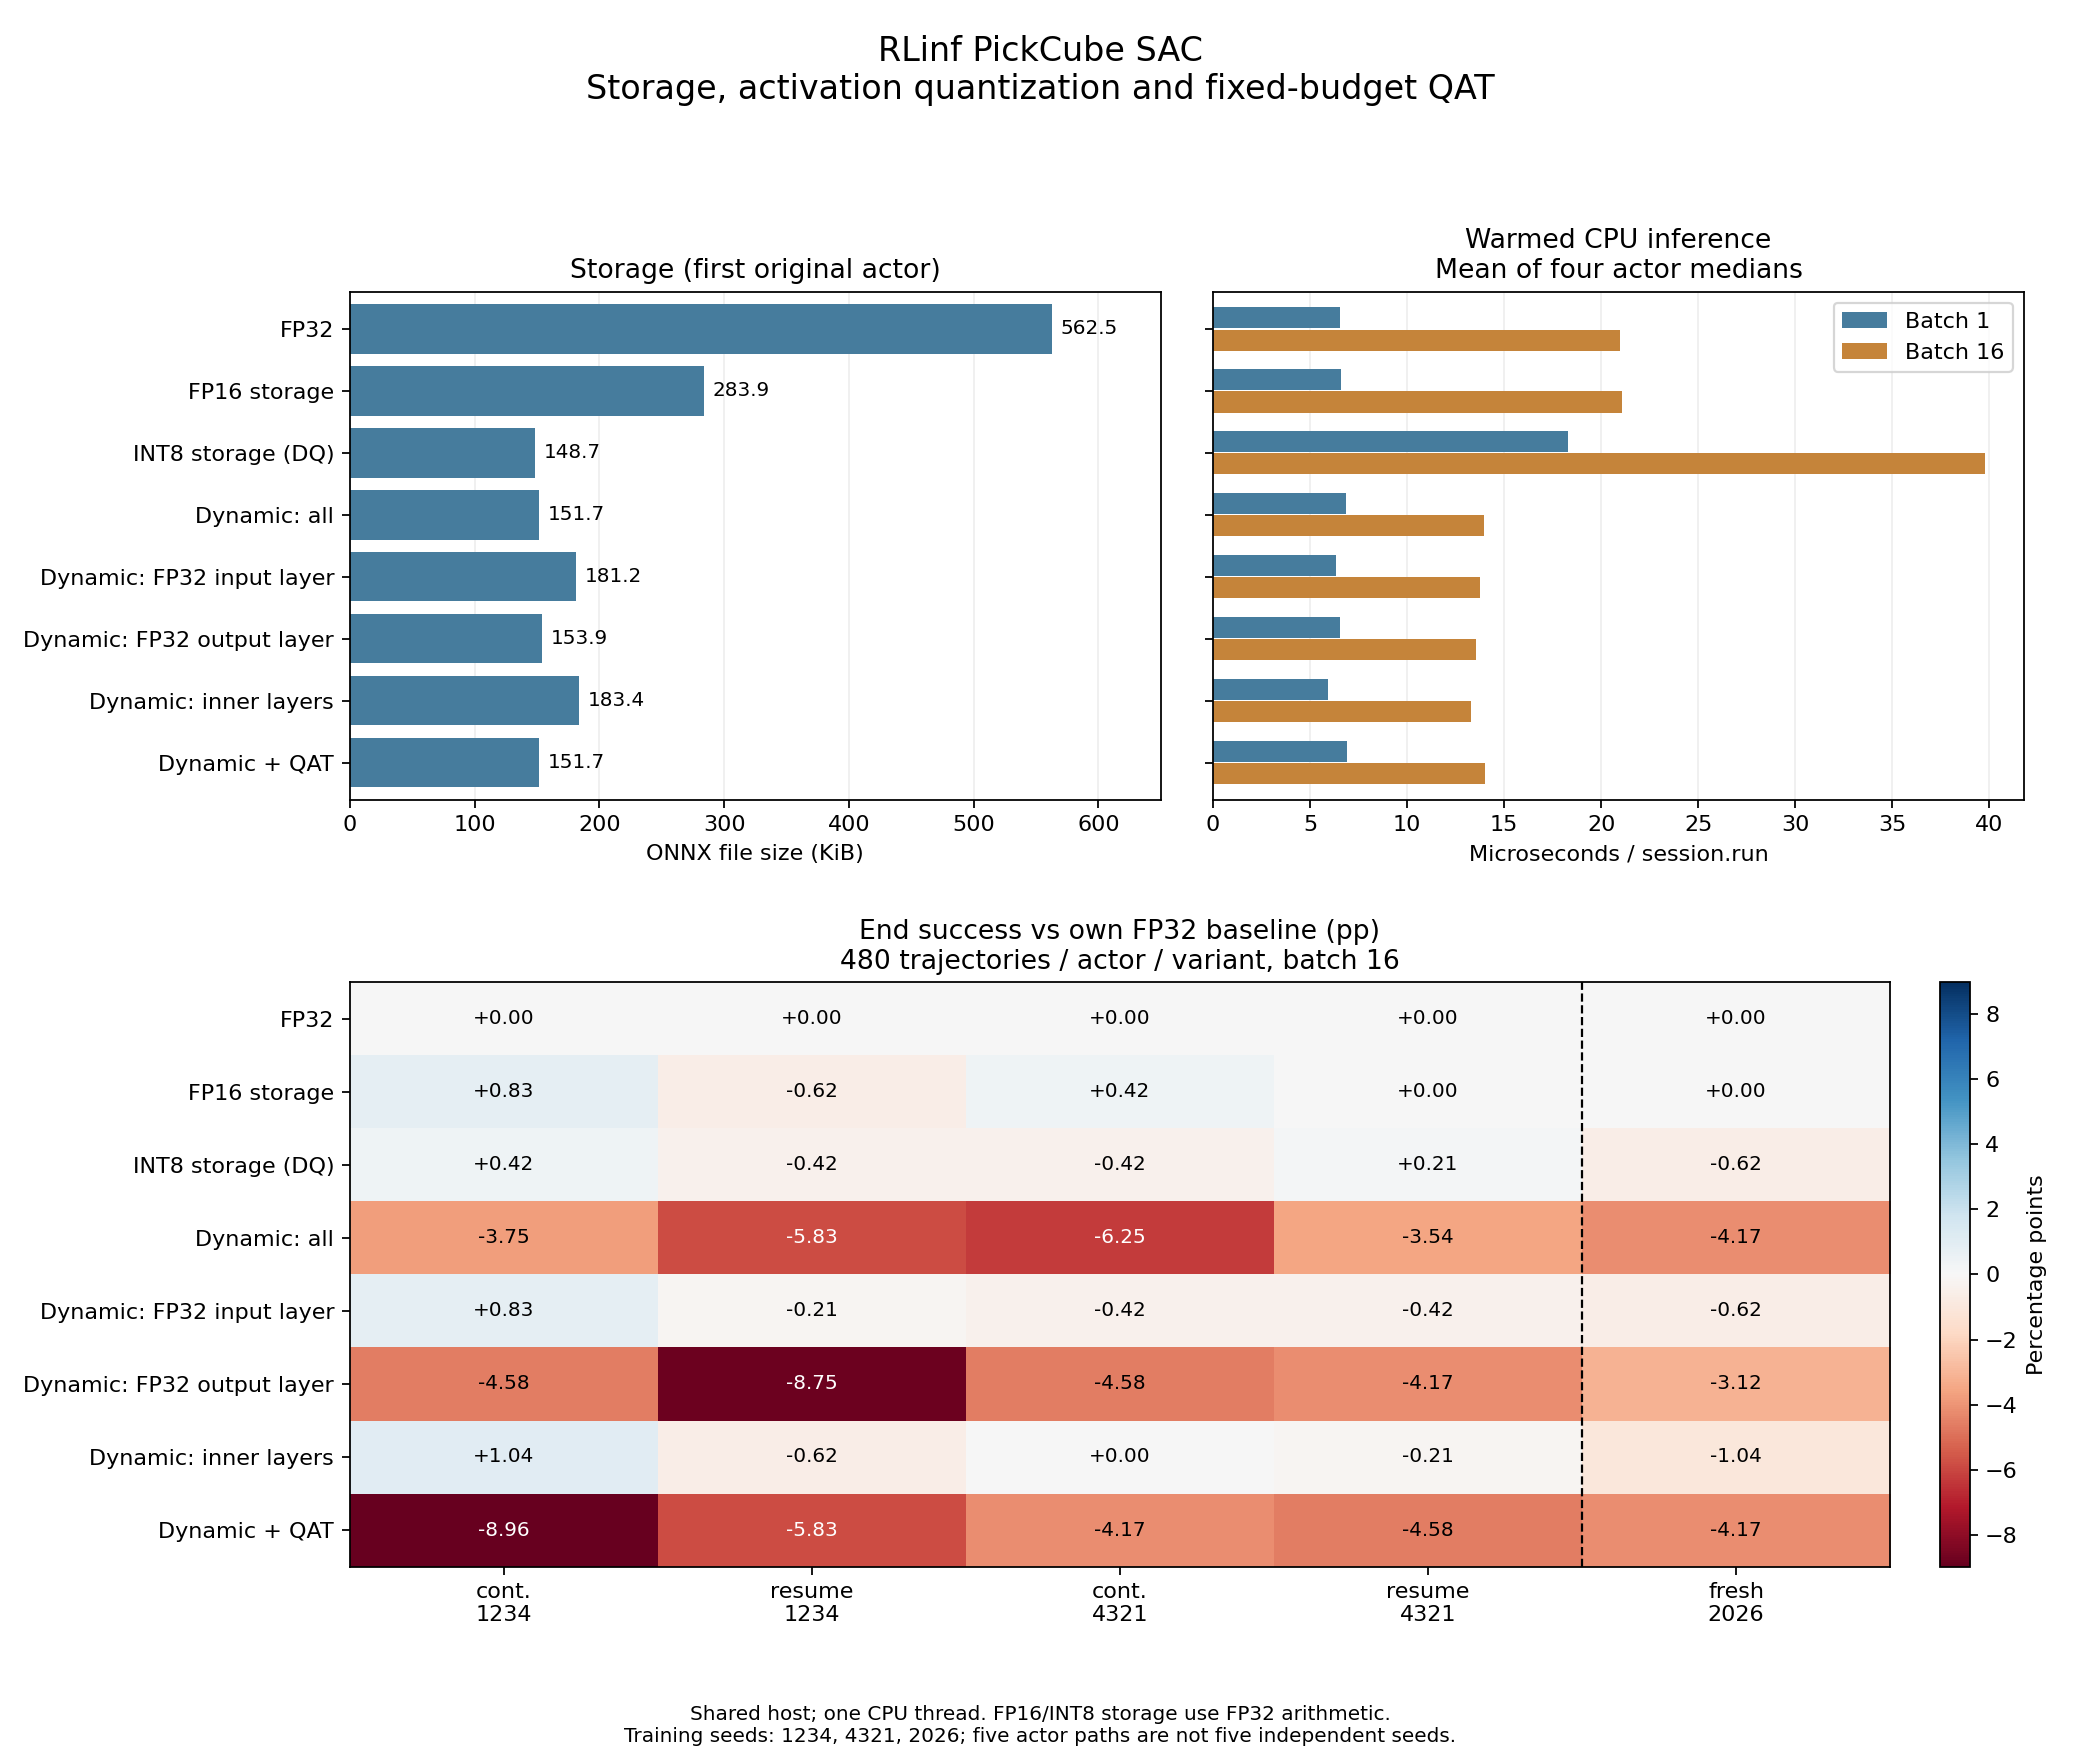

The script that saved this image:
"""Render the compression study from its archived JSON; no training dependencies."""

import argparse
import json
from pathlib import Path

import matplotlib

matplotlib.use("Agg")
import matplotlib.pyplot as plt
import numpy as np

matplotlib.rcParams["svg.hashsalt"] = "rl-compression-study-20260928"

NAMES = {
    "fp32": "FP32",
    "fp16_weights": "FP16 storage",
    "int8_weights": "INT8 storage (DQ)",
    "dynamic_all": "Dynamic: all",
    "dynamic_keep_input": "Dynamic: FP32 input layer",
    "dynamic_keep_output": "Dynamic: FP32 output layer",
    "dynamic_inner": "Dynamic: inner layers",
    "qat_dynamic": "Dynamic + QAT",
}


def render(source, output):
    data = json.loads(source.read_text())
    assert data["complete"], "Only render the completed study"
    primary = data["primary"]
    variants = primary["protocol"]["variants"]
    labels = primary["protocol"]["models"] + data["confirmation"]["protocol"]["models"]
    aggregates = primary["aggregates"] + data["confirmation"]["aggregates"]
    fig = plt.figure(figsize=(13, 11))
    grid = fig.add_gridspec(2, 2, height_ratios=[1, 1.15])
    axes = [
        fig.add_subplot(grid[0, 0]),
        fig.add_subplot(grid[1, :]),
        fig.add_subplot(grid[0, 1]),
    ]
    y = np.arange(len(variants))
    sizes = [
        next(
            r["file_bytes"] for r in primary["benchmark"]["models"] if r["variant"] == v
        )
        / 1024
        for v in variants
    ]
    axes[0].barh(y, sizes, color="#467c9d")
    for j, value in enumerate(sizes):
        axes[0].text(value + 7, j, f"{value:.1f}", va="center", fontsize=9)
    axes[0].set(
        yticks=y,
        yticklabels=[NAMES[v] for v in variants],
        xlabel="ONNX file size (KiB)",
        title="Storage (first original actor)",
        xlim=(0, 650),
    )
    axes[0].invert_yaxis()
    delta = np.array(
        [
            [
                next(
                    r for r in aggregates if r["label"] == label and r["variant"] == v
                )["difference_from_fp32_pp"]["success_at_end"]
                for label in labels
            ]
            for v in variants
        ]
    )
    span = max(1, np.abs(delta).max())
    im = axes[1].imshow(delta, cmap="RdBu", vmin=-span, vmax=span, aspect="auto")
    for j in range(len(variants)):
        for k in range(len(labels)):
            axes[1].text(
                k,
                j,
                f"{delta[j, k]:+.2f}",
                ha="center",
                va="center",
                color="white" if abs(delta[j, k]) > span * 0.55 else "black",
                fontsize=9,
            )
    axes[1].set(
        yticks=y,
        yticklabels=[NAMES[v] for v in variants],
        xticks=np.arange(len(labels)),
        xticklabels=[
            "cont.\n1234",
            "resume\n1234",
            "cont.\n4321",
            "resume\n4321",
            "fresh\n2026",
        ],
        title="End success vs own FP32 baseline (pp)\n480 trajectories / actor / variant, batch 16",
    )
    axes[1].axvline(3.5, color="black", linestyle="--", linewidth=1)
    fig.colorbar(im, ax=axes[1], fraction=0.05, pad=0.03, label="Percentage points")
    for batch, offset, color in [("1", -0.18, "#467c9d"), ("16", 0.18, "#c5843a")]:
        values = [
            np.mean(
                [
                    r["latency"][batch]["p50_batch_ms"]
                    for r in primary["benchmark"]["models"]
                    if r["variant"] == v
                ]
            )
            * 1000
            for v in variants
        ]
        axes[2].barh(
            y + offset, values, height=0.34, label=f"Batch {batch}", color=color
        )
    axes[2].set(
        yticks=y,
        yticklabels=[],
        xlabel="Microseconds / session.run",
        title="Warmed CPU inference\nMean of four actor medians",
    )
    axes[2].invert_yaxis()
    axes[2].legend()
    axes[0].set_ylim(len(variants) - 0.4, -0.6)
    axes[2].set_ylim(len(variants) - 0.4, -0.6)
    for ax in [axes[0], axes[2]]:
        ax.grid(axis="x", alpha=0.2)
        ax.set_axisbelow(True)
    fig.suptitle(
        "RLinf PickCube SAC\nStorage, activation quantization and fixed-budget QAT",
        fontsize=15,
    )
    fig.text(
        0.5,
        0.01,
        "Shared host; one CPU thread. FP16/INT8 storage use FP32 arithmetic.\nTraining seeds: 1234, 4321, 2026; five actor paths are not five independent seeds.",
        ha="center",
        fontsize=9,
    )
    fig.tight_layout(rect=(0, 0.06, 1, 0.94), h_pad=2, w_pad=2)
    for suffix in ["png", "svg"]:
        fig.savefig(
            output.with_suffix("." + suffix),
            dpi=160,
            metadata={"Date": None} if suffix == "svg" else None,
        )
    plt.close(fig)
    fig, axes = plt.subplots(
        2, 1, figsize=(13, 10), gridspec_kw={"height_ratios": [1, 1.1]}
    )
    for cohort in ["primary", "confirmation"]:
        for row in data[cohort]["qat"]["runs"]:
            points = row["metrics"]
            axes[0].plot(
                [p["update"] for p in points],
                [p["validation_action_mse"] for p in points],
                label=row["label"],
                linestyle="--" if cohort == "confirmation" else "-",
            )
    axes[0].set(
        title="QAT validation action error",
        xlabel="Adam updates",
        ylabel="MSE vs own FP32 teacher",
    )
    axes[0].legend(fontsize=9, ncol=2)
    axes[0].grid(alpha=0.2)
    bv = data["batch_one_protocol"]["variants"]
    delta = np.array(
        [
            [
                next(
                    r
                    for r in data["batch_one"]["aggregates"]
                    if r["label"] == label and r["variant"] == v
                )["success_at_end"]["difference_from_batch16_pp"]
                for label in labels
            ]
            for v in bv
        ]
    )
    span = max(1, np.abs(delta).max())
    im = axes[1].imshow(delta, cmap="RdBu", vmin=-span, vmax=span, aspect="auto")
    for j in range(len(bv)):
        for k in range(len(labels)):
            axes[1].text(
                k,
                j,
                f"{delta[j, k]:+.2f}",
                ha="center",
                va="center",
                color="white" if abs(delta[j, k]) > span * 0.55 else "black",
            )
    axes[1].set(
        yticks=np.arange(len(bv)),
        yticklabels=[NAMES[v] for v in bv],
        xticks=np.arange(len(labels)),
        xticklabels=[
            "cont.\n1234",
            "resume\n1234",
            "cont.\n4321",
            "resume\n4321",
            "fresh\n2026",
        ],
        title="End success: batch 1 minus batch 16 (pp)\nSame 16 simulator environments and seeds",
    )
    axes[1].axvline(3.5, color="black", linestyle="--", linewidth=1)
    fig.colorbar(im, ax=axes[1], fraction=0.05, pad=0.03)
    fig.tight_layout()
    for suffix in ["png", "svg"]:
        fig.savefig(
            output.with_name(output.name + "-qat-batch").with_suffix("." + suffix),
            dpi=160,
            metadata={"Date": None} if suffix == "svg" else None,
        )
    plt.close(fig)


if __name__ == "__main__":
    parser = argparse.ArgumentParser()
    parser.add_argument(
        "--source",
        type=Path,
        default=Path(__file__).resolve().parents[1]
        / "rl-compression-study-20260928.json",
    )
    parser.add_argument(
        "--output", type=Path, default=Path(__file__).resolve().with_suffix("")
    )
    args = parser.parse_args()
    render(args.source, args.output)
